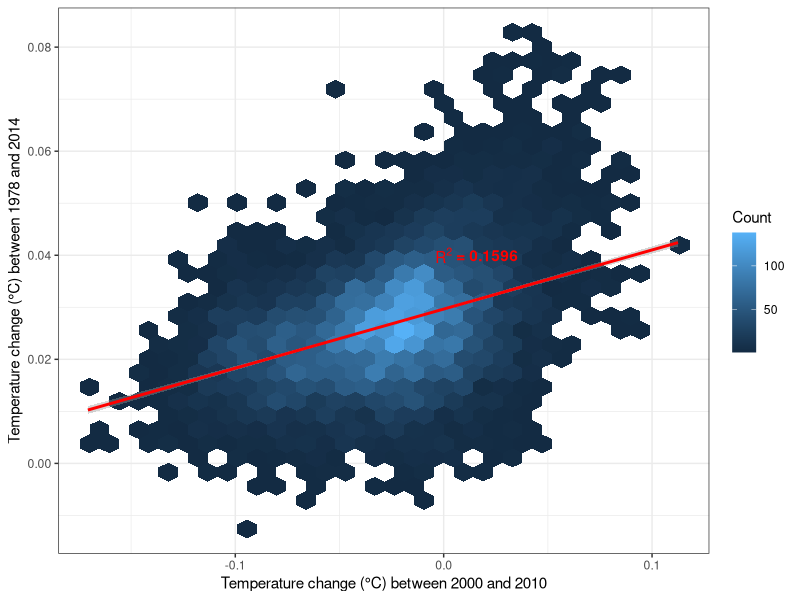
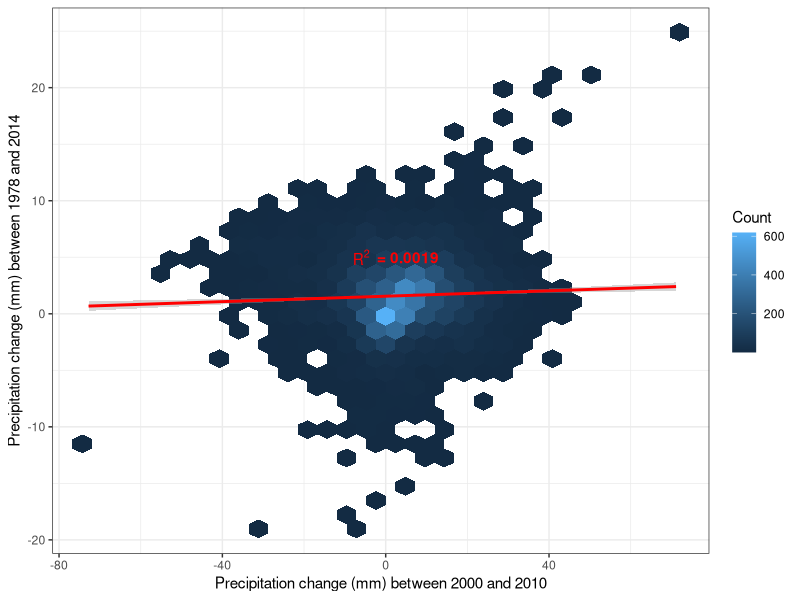
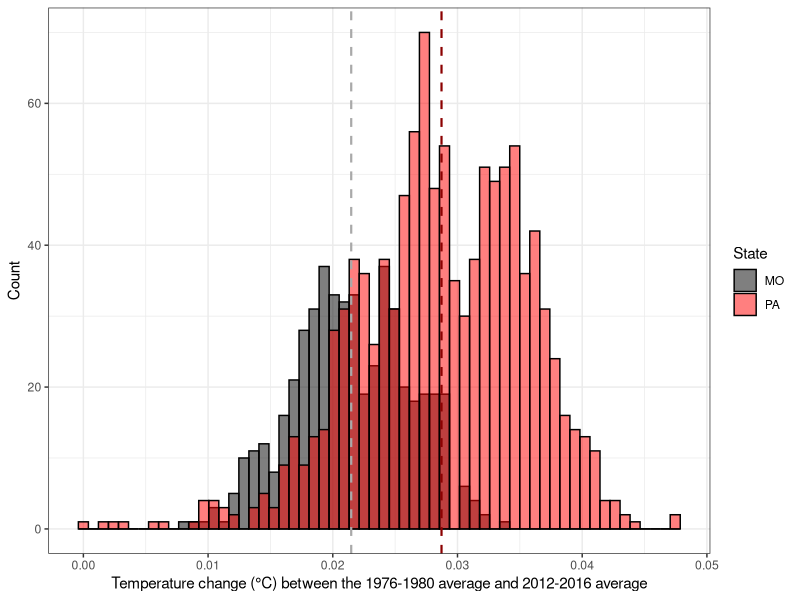
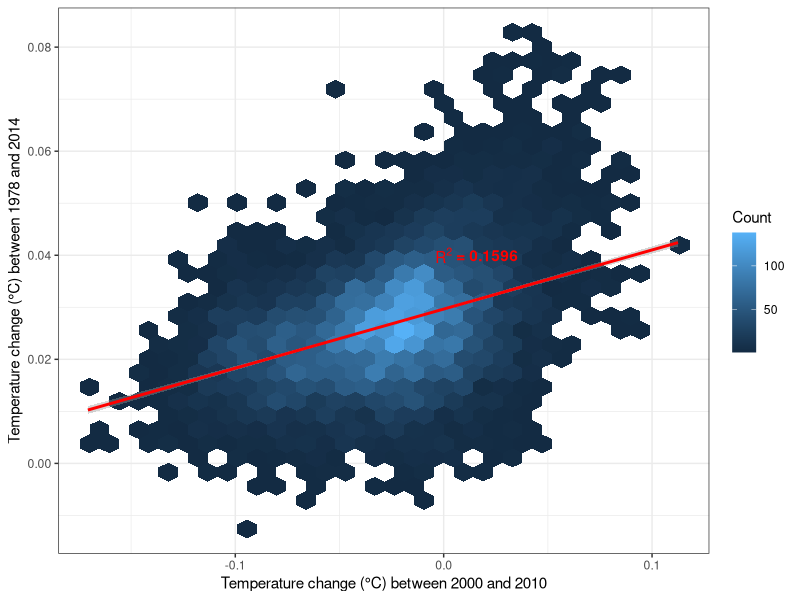
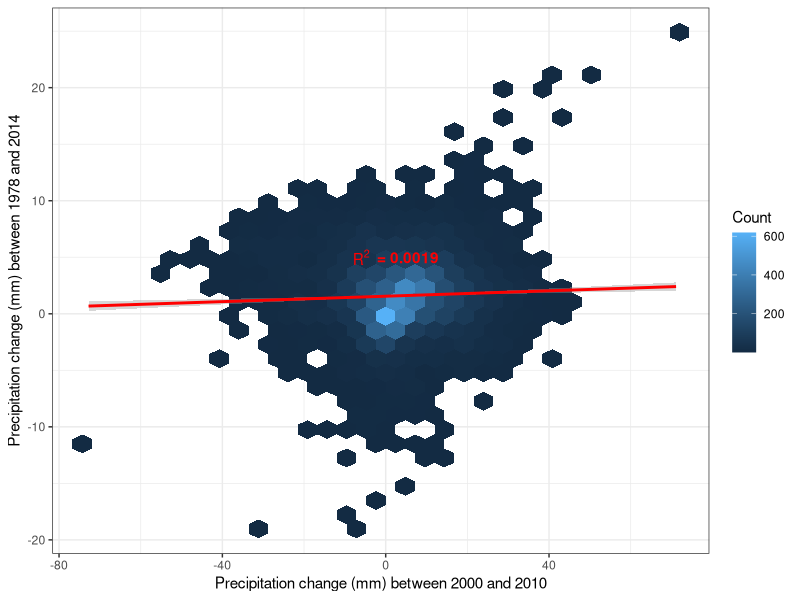
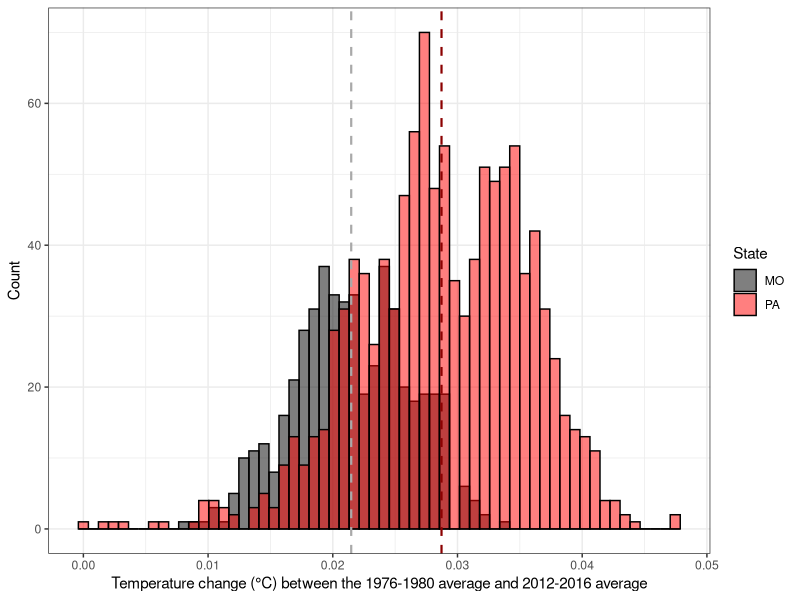

Generate these figures, in order, with R:
# This code corresponds to Fig XX in Alexander et al.
# It analyses tab files derived from the excel sheet
# ChangeFigures.xlsx (For_Fig_S12.txt, MO_change.txt,
# PA_change.txt). It outputs Fig S12, S13, and S14

# 1. Loading in required libraries
library(tidyverse)

# 2. Setwd
setwd("chickadee/output/")

# 3. Reading in the files
for_figs12 <- read_tsv("../data/For_Fig_S12.txt")
MO_change <- read_tsv("../data/MO_change.txt")
PA_change <- read_tsv("../data/PA_change.txt")

# 4. Plotting Fig S12
temprsq <- cor(na.omit(for_figs12$T_00to10),na.omit(for_figs12$T_78to14))^2

ggplot(for_figs12,mapping=aes(x=T_00to10,y=T_78to14)) + geom_hex() +
  theme_bw() + 
  geom_smooth(method = "lm",color="red") +
  xlab("Temperature change (°C) between 2000 and 2010") +
  ylab("Temperature change (°C) between 1978 and 2014") +
  labs(fill="Count") +
  annotate("text", x = 0.00, y = 0.04, label = expression("R"^2),color="red", fontface=2) +
  annotate("text", x = 0.02, y = 0.04, label=paste(" = ",round(temprsq,digits = 4),sep=""),color="red", fontface=2)

ggsave("Fig_S12a_temp_correlation.pdf")

temprsq <- cor(na.omit(for_figs12$P_00to10),na.omit(for_figs12$P_78to14))^2

ggplot(for_figs12,mapping=aes(x=P_00to10,y=P_78to14)) + geom_hex() +
  theme_bw() + 
  geom_smooth(method = "lm",color="red") +
  xlab("Precipitation change (mm) between 2000 and 2010") +
  ylab("Precipitation change (mm) between 1978 and 2014") +
  labs(fill="Count") +
  annotate("text", x = -6, y = 5, label = expression("R"^2),color="red", fontface=2) +
  annotate("text", x = 5, y = 5, label=paste(" = ",round(temprsq,digits = 4),sep=""),color="red", fontface=2)

ggsave("Fig_S12b_precip_correlation.pdf")

# Plotting S14
MO_change <- cbind(MO_change,"MO")
PA_change <- cbind(PA_change,"PA")
names(MO_change)[length(names(MO_change))] <- "State"
names(PA_change)[length(names(PA_change))] <- "State"

state_change <- rbind(MO_change,PA_change)
state_change <- as_tibble(state_change)

MO_median <- median(state_change$T_78to14[which(state_change$State=="MO")])
MO_mean <- mean(state_change$T_78to14[which(state_change$State=="MO")])

PA_median <- median(state_change$T_78to14[which(state_change$State=="PA")])
PA_mean <- mean(state_change$T_78to14[which(state_change$State=="PA")])

# Because of the similarity of the mean/medians for each state
# just plottig the mean
ggplot() + geom_histogram(data=state_change,aes(x=T_78to14,fill=State),color="black",position='identity',alpha=0.5,bins=60) +
  theme_bw() +
  scale_fill_manual(values=c("black", "red")) +
  geom_vline(xintercept = MO_mean, linetype="dashed", 
             color = "dark grey", size=0.75) +
  geom_vline(xintercept = PA_mean, linetype="dashed", 
             color = "dark red", size=0.75) +
  xlab("Temperature change (°C) between the 1976-1980 average and 2012-2016 average") +
  ylab("Count")

ggsave("Fig_S14_MO_PA_temp_changes.pdf")

